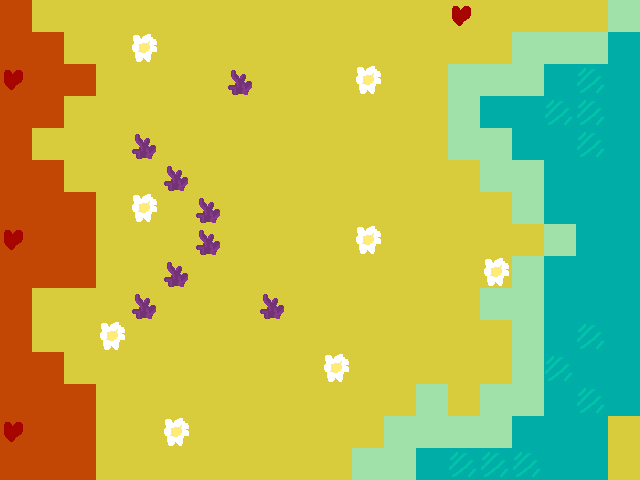

This is a level from a 2D game, rendered from its Tiled map with the project's own tilesets. A one-line summary and the map file follow, with tile-layer data summarised:
An orthogonal 20x15 tile map with 32x32 px tiles, 2 tile layers (bg0, bg1), 2 tilesets and 2 objects (Player, Enemy).

<map version="1.0" orientation="orthogonal" renderorder="right-down" width="20" height="15" tilewidth="32" tileheight="32" nextobjectid="6">
 <tileset firstgid="1" source="land.tsx" />
 <tileset firstgid="5" source="decos.tsx" />
 <layer name="bg0" width="20" height="15">
  <data>[300 cells, 300 non-empty, 4 distinct tile ids]</data>
 </layer>
 <layer name="bg1" width="20" height="15">
  <data>[300 cells, 30 non-empty, 4 distinct tile ids]</data>
 </layer>
 <objectgroup name="player">
  <object id="1" name="player" type="Player" x="392" y="128" width="48" height="56">
   <ellipse />
  </object>
 </objectgroup>
 <objectgroup name="others">
  <object id="2" name="enemy" type="Enemy" x="168" y="352" width="56" height="48" />
 </objectgroup>
</map>